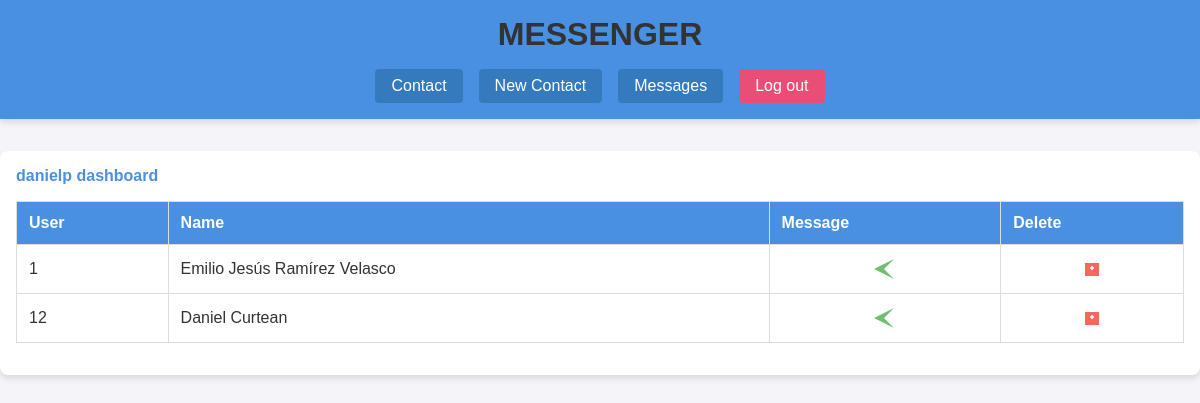
/ (signed in), run on the app's committed database.
### tables this page shows
CREATE TABLE `users` (
  `iduser` int UNSIGNED NOT NULL,
  `nick` varchar(16) NOT NULL,
  `password` varchar(16) NOT NULL DEFAULT '0000',
  `name` varchar(50) NOT NULL
);

### agenda.php (the view, shortened to what this page needs)
<?php
$nick = $_SESSION["usuario"];
$conection = (new Connection())->getPdo();
$response = $conection->prepare("SELECT A.iduser , A.name FROM users A, contacts E WHERE A.iduser = E.idcontact AND E.iduser=(SELECT iduser FROM users WHERE nick = :nick)");
$response->bindParam(':nick', $nick);
$response->execute();
$users = $response->fetchAll();
?>
<div id="agenda" class="container">
    <h4><?= $_SESSION["usuario"] ?> dashboard</h4>
    <table>
        <thead>
            <tr>
                <th>User</th>
                <th>Name</th>
                <th>Message</th>
                <th>Delete</th>
            </tr>
        </thead>
        <tbody>
            <?php
            for ($i = 0; $i < $response->rowCount(); $i++) {
            ?>
                <tr>
                    <td><?= $users[$i]["iduser"] ?></td>
                    <td><?= $users[$i]["name"] ?></td>
                    <td>
                        <a href="sendMessage.php?sendUserName=<?= $users[$i]['name'] ?>&sendUserId=<?= $users[$i]['iduser'] ?>">
                            <svg width="24" height="24" viewBox="0 0 24 24" fill="none" xmlns="http://www.w3.org/2000/svg">
                                <path d="M1 12L21 2L11 12L21 22L1 12Z" fill="#4CAF50" />
                            </svg>
                        </a>
                    </td>
                    <td>
                        <a href="index.php?deleteUser=<?= $users[$i]['iduser'] ?>">
                            <svg width="24" height="24" viewBox="0 0 24 24" fill="none" xmlns="http://www.w3.org/2000/svg">
                                <path d="M19 6H5V19H19V6Z" fill="#F44336" />
                                <path d="M14 11L13 12L12 13L11 12L10 11L11 10L12 9L13 10L14 11Z" fill="white" />
                                <path d="M14 11L13 12L12 13L11 12L10 11L11 10L12 9L13 10L14 11Z" fill="white" />
                            </svg>
                        </a>
                    </td>
                </tr>
            <?php
            }
            ?>
        </tbody>
    </table>
</div>

### assets/style.css (style rules this page uses)
* { margin: 0; padding: 0; box-sizing: border-box; }
html, body { height: 100%; margin: 0; font-family: Arial, sans-serif; }
.container { display: flex; flex-direction: column; }
table { width: 100%; border-collapse: collapse; }
tbody { max-height: 100px; overflow-y: auto; border: 1px solid #ddd; margin-bottom: 1rem; background-color: #ffffff; border-radius: 4px; }
table, th, td { border: 1px solid #ddd; }
th, td { padding: 8px; text-align: left; }
th { background-color: #f2f2f2; }
td svg { width: 24px; height: 24px; cursor: pointer; display: block; margin: auto; opacity: 0.8; transition: transform 0.3s; }
#agenda { overflow-y: auto; }
body { font-family: Arial, sans-serif; color: #333; background-color: #f4f4f9; display: flex; flex-direction: column; min-height: 100vh; }
.container { max-width: 1200px; margin: 2rem auto; padding: 1rem; background: #ffffff; border-radius: 8px; box-shadow: 0 4px 6px rgba(0,0,0,0.1); }
h1, h2, h3, h4 { margin-bottom: 1rem; color: #4a90e2; }
table { width: 100%; border-collapse: collapse; margin-bottom: 1rem; }
table th, table td { padding: 0.75rem; border-bottom: 1px solid #ddd; text-align: left; }
table th { background-color: #4a90e2; color: white; }

### data on the page
users: iduser "1", name "Emilio Jesús Ramírez Velasco"
users: iduser "12", name "Daniel Curtean"

### other printed values
$_SESSION["usuario"] "danielp"
